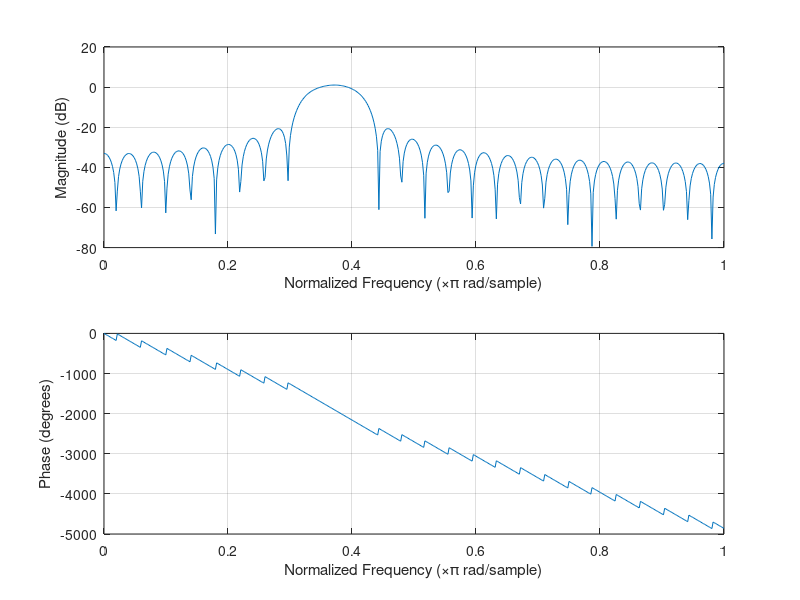
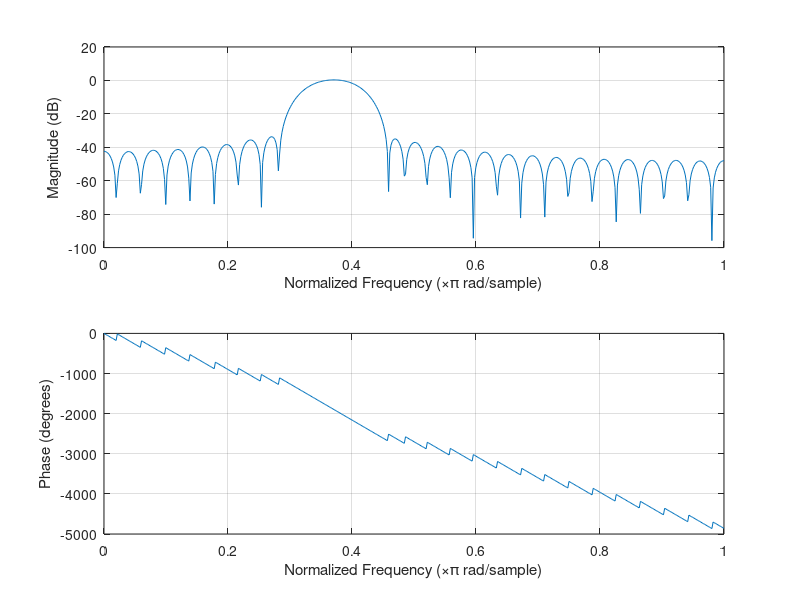

Write MATLAB code to recreate these figures, in order. (Note: this script raises an error after producing the figures.)
clear all;

% FIR Bandpass Filter
centerFreq = 3e3;
firWinLength = 101;
bandwidth = 400;

fsample = 16200;

% Create the bandpass filter by making two low pass filters and doing a spectral inversion the latter
N = floor(firWinLength/4);
n = (-N:N);
%n = n - floor(N/2)
lpcoef = 2 * (centerFreq+bandwidth);
hpcoef = 2 * (centerFreq-bandwidth);


lpcoef = lpcoef / fsample;
hpcoef = (fsample - hpcoef) / fsample;
lpfir = lpcoef * sinc(lpcoef*n);
hpfir = hpcoef * sinc(hpcoef*n);

% Spectral Reversal
hpfir(1:2:end) = -hpfir(1:2:end);



% Convolve the two to create bandpass filter
bpfir = conv(hpfir,lpfir);
figure();
freqz(bpfir);

bpfir = bpfir .* blackman(firWinLength).';
% bpfir = bpfir .* hamming(firWinLength).';

figure();
freqz(bpfir);


[y, Fs] = audioread('mix10 2021.wav');

y_filtered = conv(y,bpfir);
% sound(y_filtered, Fs);


y_filtered = y_filtered.^2;
axis = 1:length(y_filtered);

figure();
plot(axis,y_filtered);


